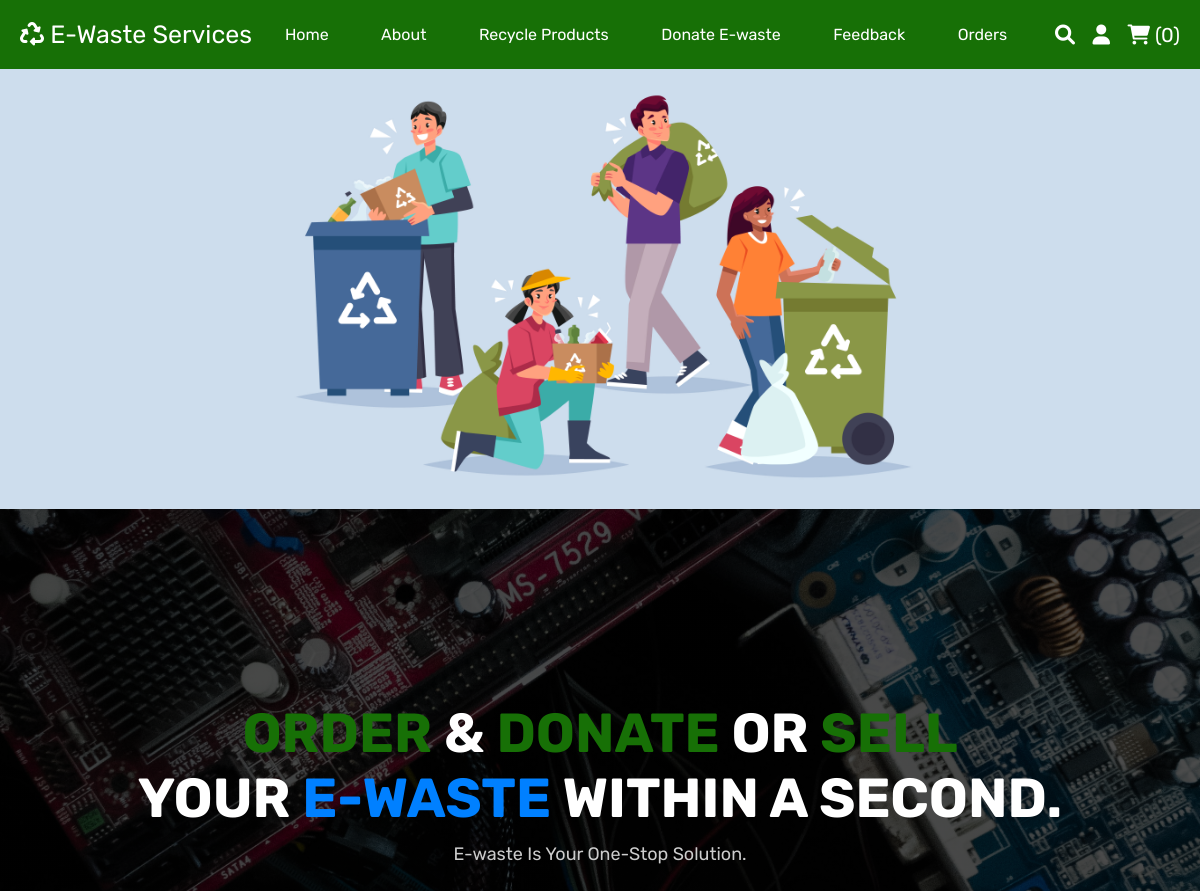
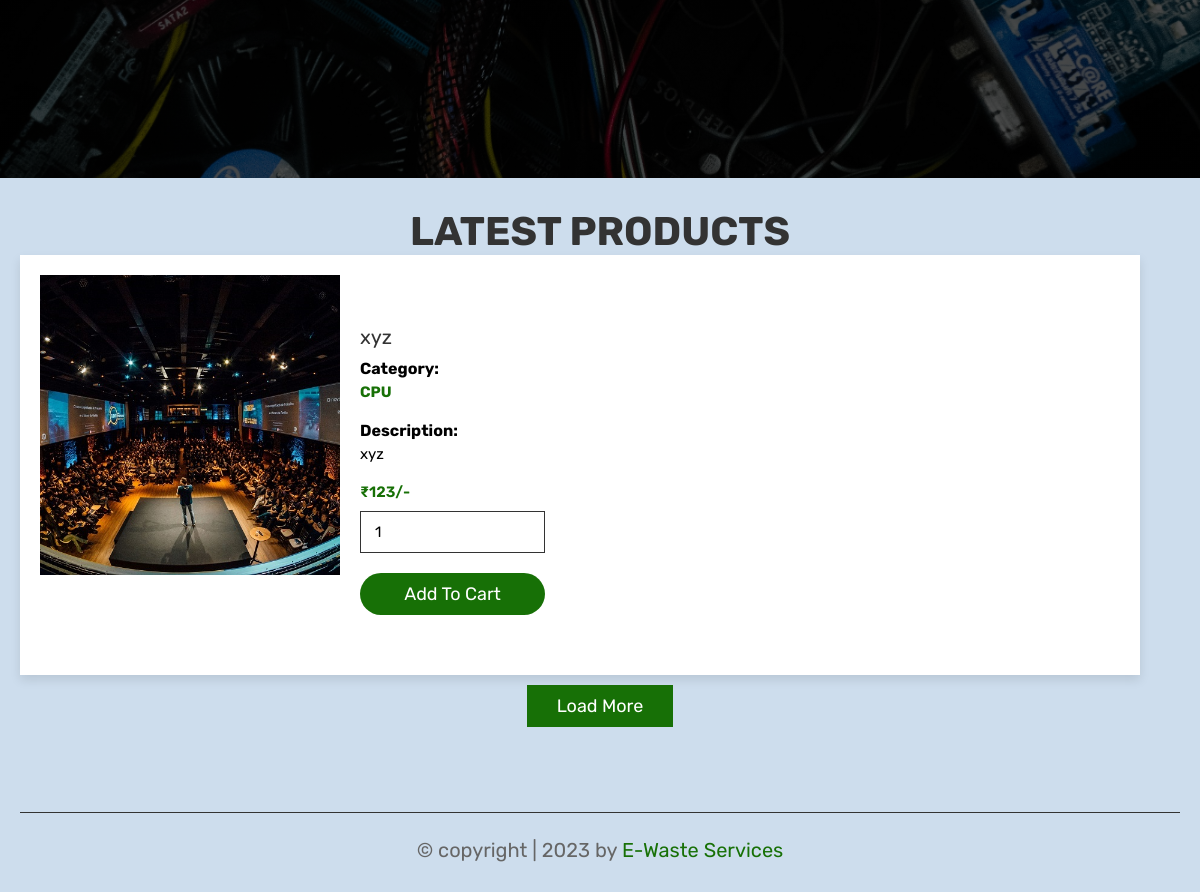
Screenshot of /home.php (signed in) with the database file from the repository (2 pictures, top to bottom).
### tables this page shows
CREATE TABLE `products` (
  `id` int(100) NOT NULL,
  `name` varchar(100) NOT NULL,
  `category` varchar(100) NOT NULL,
  `description` varchar(10000) NOT NULL,
  `price` int(100) NOT NULL,
  `image` varchar(100) NOT NULL
);

### home.php (the view, shortened to what this page needs)
<?php
include 'config.php';
?>
<!DOCTYPE html>
<html lang="en">
<head>
    <link rel="stylesheet" href="https://cdnjs.cloudflare.com/ajax/libs/font-awesome/6.0.0/css/all.min.css">
    <link rel="stylesheet" href="css/style.css?v=<?php echo time();?>">
</head>
<body>
    <?php include 'header.php'; ?>
    <section class="imge">
        <div class="image">
            <img src="images/main_img.jpg" alt="">
        </div>
    </section>
    <section class="home">
        <div class="content">
            <h3><span>Order</span> & <span>Donate</span> or <span>Sell</span><br> your <span class="col">e-waste</span>
                within a second.</h3>
            <p>E-waste Is Your One-Stop Solution.</p>
        </div>
    </section>
    <section class="products">
        <h1 class="title">latest products</h1>
        <div class="box-container">
            <?php
         $select_products = mysqli_query($conn, "SELECT * FROM `products` LIMIT 6") or die('query failed');
         if(mysqli_num_rows($select_products) > 0){
            while($fetch_products = mysqli_fetch_assoc($select_products)){
      ?>
            <form action="" method="post" class="box">
                <img class="image" src="uploaded_img/<?php echo $fetch_products['image']; ?>" alt="">
                <div style="text-align: initial;width: 100%;margin: 4rem 2rem;">
                    <div class="name"><?php echo $fetch_products['name']; ?></div>
                    <label for="">Category:</label>
                    <div class="description" style="color: var(--red);text-transform: uppercase;font-weight: 700;"><?php echo $fetch_products['category']; ?></div>
                    <label for="">Description:</label>
                    <div class="description"><?php echo $fetch_products['description']; ?></div>
                    <div class="price">₹<?php echo $fetch_products['price']; ?>/-</div>
                    <div class="pro">
                        <input type="number" min="1" name="product_quantity" value="1" class="qty">
                        <input type="submit" value="add to cart" name="add_to_cart" style="width: 25%;" class="btn">
                    </div>
                </div>
            </form>
            <?php
         }
      }else{
         echo '<p class="empty">no products added yet!</p>';
      }
      ?>
        </div>
        <div class="load-more" style="margin-top: 2rem; text-align:center">
            <a href="category.php" class="option-btn">load more</a>
        </div>
    </section>
    <?php include 'footer.php'; ?>
</body>
</html>

### css/style.css (style rules this page uses)
:root { --red:#177006; --red: #177006; --orange: #f39c12; --danger:#eb2d2d; --black: #333; --white: #fff; --light-color: #666; --light-white: #ccc; --light-bg: #cddded; --border: 0.1rem solid var(--black); --box-shadow: 0 0.5rem 1rem rgba(0, 0, 0, 0.1); }
* { font-family: "Rubik", sans-serif; margin: 0; padding: 0; box-sizing: border-box; outline: none; border: none; text-decoration: none; transition: all 0.2s linear; }
html { font-size: 62.5%; overflow-x: hidden; }
section { padding: 3rem 2rem; background-color: var(--light-bg); }
.title { text-align: center; margin-bottom: 2rem; text-transform: uppercase; color: var(--black); font-size: 4rem; }
.btn, .option-btn, .delete-btn, .white-btn { display: inline-block; margin-top: 1rem; padding: 1rem 3rem; cursor: pointer; color: var(--white); font-size: 1.8rem; text-transform: capitalize; }
.white-btn, .btn { background-color: var(--red); border-radius: 3rem; }
.option-btn { background-color: var(--red); }
.home { min-height: 70vh; background: linear-gradient(rgba(0, 0, 0, 0.7), rgba(0, 0, 0, 0.7)), url(../images/e-waste.jpg) no-repeat; background-size: cover; background-position: center; display: flex; align-items: center; justify-content: center; }
.home .content { text-align: center; width: 100%; }
.home .content h3 { font-size: 5.5rem; color: var(--white); text-transform: uppercase; }
.home .content p { font-size: 1.8rem; color: var(--light-white); padding: 1rem 0; line-height: 1.5; }
.products .box-container { max-width: 100%; margin: 0 auto; margin: -2rem; grid-template-columns: repeat(auto-fit, 30rem); align-items: flex-start; gap: 1.5rem; justify-content: center; }
.products .box-container .box { background-color: var(--white); box-shadow: var(--box-shadow); padding: 2rem; text-align: center; position: relative; margin: 2rem; display: flex; }
.products .box-container .box .image { height: 30rem; }
.products .box-container .box .name { padding: 1rem 0; font-size: 2rem; color: var(--black); }
.products .box-container .box .qty { width: 25%; padding: 1.1rem 1.4rem; border: var(--border); margin: 1rem 0; font-size: 1.5rem; }
.products .box-container .box .price { top: 5rem; left: 5rem; color: var(--red); font-weight: 600; font-size: 1.5rem; }

### home.php (style rules this page uses)
.imge { padding: 0; }
.image { display: flex; background: #cddded; justify-content: center; }
.imge .image img { width: 55%; }
h3 span { color: var(--red); }
.col { color: #0080ff; }
.description { width: 75%; font-size: 1.5rem; padding: 0.5rem 0rem 2rem 0rem; }
.box label { font-size: 1.6rem; font-weight: 700; }
.pro { display: flex; flex-direction: column; }

### rows the page displays
products: image (picture), name "xyz", category "CPU", description "xyz", price "123"

### other values shown
$cart_rows_number "0"
